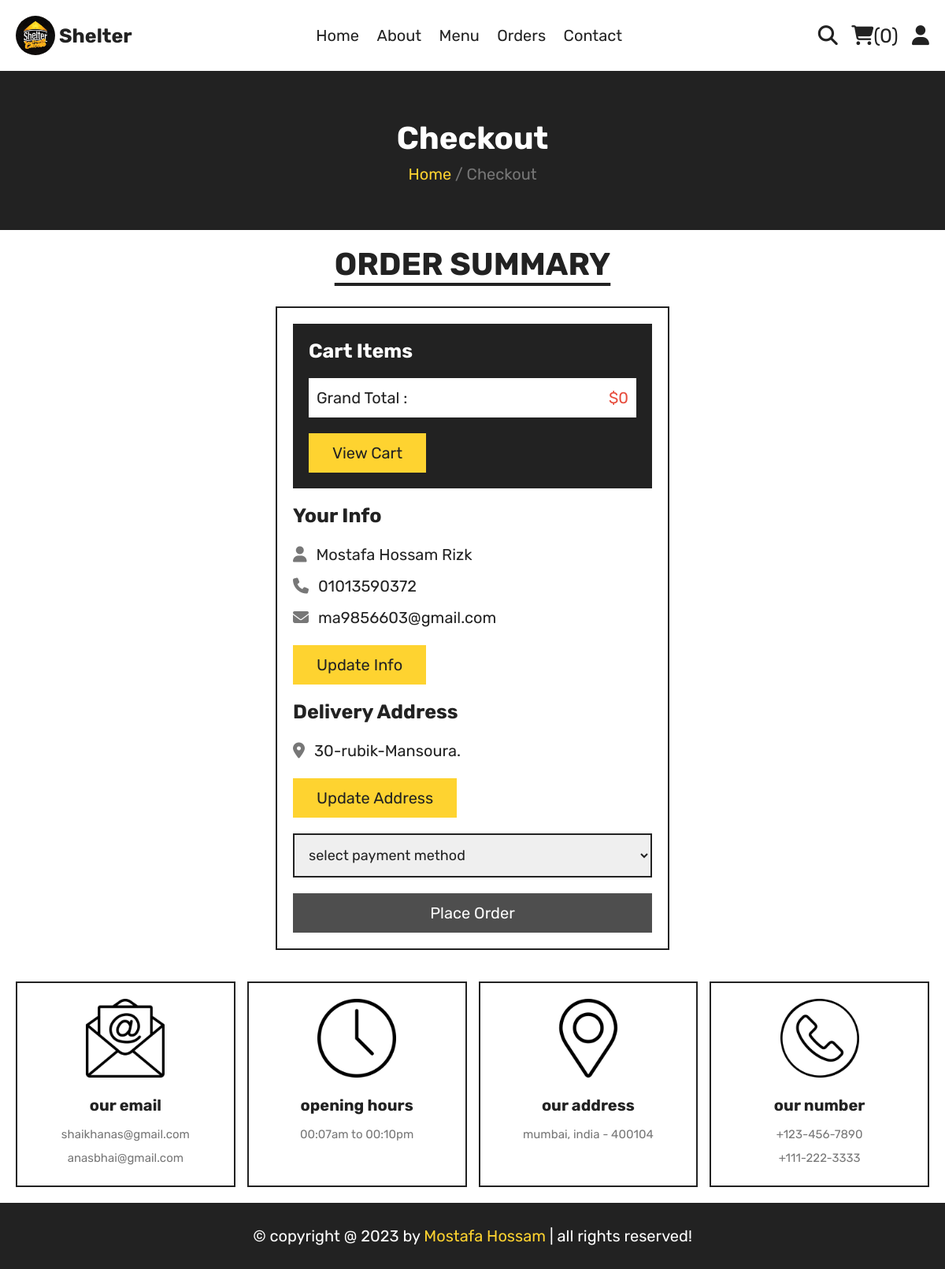
Screenshot of /checkout.php (signed in) with the database file from the repository.
### tables this page shows
CREATE TABLE `users` (
  `user_id` int(11) NOT NULL,
  `user_name` varchar(100) NOT NULL,
  `user_email` varchar(100) NOT NULL,
  `user_number` varchar(12) NOT NULL,
  `user_password` varchar(255) NOT NULL,
  `user_address` varchar(200) NOT NULL DEFAULT 'xx',
  `user_register` date DEFAULT current_timestamp()
);

### components/user_session.php (called while the page is built, shortened)
<?php
if (isset($_SESSION['user_name']) && isset($_SESSION['user_id'])) {
    $user_id = $_SESSION['user_id'];
} else {
    header("location: login.php");
    exit();
}

### components/function.php (called while the page is built, shortened)
<?php
function getAllDate($table, $col = '', $value = '')
{
    global $connection;
    $condition = '';
    if ($value != '' && $col != '') {
        $condition = "WHERE `$col`='$value'";
    }
    $data = $connection->query("SELECT * FROM `$table` $condition");
    $data = $data->fetchAll(PDO::FETCH_ASSOC);
    return $data;
}

### checkout.php (the view, shortened to what this page needs)
<?php
include_once("components/connection.php");
include_once("components/function.php");
include_once("components/user_session.php");
$all_product_cart = $_SESSION['cart'];
$total_price = 0;
$my_info = getAllDate('users', 'user_id', $user_id);
$name = $my_info[0]['user_name'];
$number = $my_info[0]['user_number'];
$email = $my_info[0]['user_email'];
$address = $my_info[0]['user_address'];
?>
<?php include_once("components/user_navbar.php"); ?>
<div class="heading">
    <h3>checkout</h3>
    <p><a href="index.php">Home </a> <span> / Checkout</span></p>
</div>
<section class="checkout">
    <h1 class="title">order summary</h1>
    <form action="" method="post">
        <div class="cart-items">
            <h3>cart items</h3>
            <p class="grand-total"><span class="name">grand total :</span> <span
                    class="price">$<?php echo $total_price ?></span></p>
            <a href="cart.php" class="btn">view cart</a>
        </div>
        <div class="user-info">
            <h3>your info</h3>
            <p><i class="fas fa-user"></i> <span><?php echo $name ?></span></p>
            <p><i class="fas fa-phone"></i> <span><?php echo $number ?></span></p>
            <p><i class="fas fa-envelope"></i> <span><?php echo $email ?></span></p>
            <a href="update_profile.php" class="btn">update info</a>
            <h3>delivery address</h3>
            <p class="address"><i class="fas fa-map-marker-alt"></i>
                <span><?php echo $address ?></span>
            </p>
            <a href="update_address.php" class="btn">update address</a>
            <select name="method" class="box" required>
                <option value="" disabled selected>select payment method</option>
            </select>
        </div>
        <input type="submit" value="place order" name="add_order"
            class="btn order-btn <?php echo count($all_product_cart) == 0  ? 'checkout_btn' : ''; ?>">
    </form>
</section>
<?php
include_once("components/user_footer.php");
?>

### css/style.css (style rules this page uses)
:root { --yellow: #fed330; --red: #e74c3c; --white: #fff; --black: #222; --light-color: #777; --border: 0.2rem solid var(--black); }
* { font-family: "Rubik", sans-serif; margin: 0; padding: 0; box-sizing: border-box; outline: none; border: none; text-decoration: none; transition: 0.2s linear; }
html { font-size: 62.5%; overflow-x: hidden; scroll-behavior: smooth; scroll-padding-top: 8rem; }
section { max-width: 1200px; margin: 0 auto; padding: 2rem; }
.delete-btn, .btn { display: inline-block; margin-top: 1rem; padding: 1.3rem 3rem; cursor: pointer; font-size: 2rem; text-transform: capitalize; }
.btn { background-color: var(--yellow); color: var(--black); }
.title { text-align: center; margin-bottom: 3rem; font-size: 4rem; color: var(--black); text-transform: uppercase; text-decoration: underline; text-underline-offset: 1rem; }
.heading { background-color: var(--black); text-align: center; display: flex; align-items: center; justify-content: center; gap: 1rem; flex-flow: column; min-height: 20rem; }
.heading h3 { font-size: 4rem; color: var(--white); text-transform: capitalize; }
.heading p a { font-size: 2rem; color: var(--yellow); }
.heading p span { font-size: 2rem; color: var(--light-color); }
.checkout_btn { pointer-events: none !important; opacity: 0.8 !important; }
.checkout form { max-width: 50rem; margin: 0 auto; border: var(--border); padding: 2rem; }
.checkout form .cart-items { background-color: var(--black); padding: 2rem; }
.checkout form .cart-items h3 { font-size: 2.5rem; color: var(--white); text-transform: capitalize; margin-bottom: 2rem; }
.checkout form .cart-items p { display: flex; gap: 1.5rem; align-items: center; justify-content: space-between; margin: 1rem 0; line-height: 1.5; font-size: 2rem; }
.checkout form .cart-items p .name { color: var(--white); text-transform: capitalize; }
.checkout form .cart-items p .price { color: var(--yellow); }
.checkout form .cart-items .grand-total { background-color: var(--white); padding: 1rem; }
.checkout form .cart-items .grand-total .name { color: var(--black); text-transform: capitalize; }
.checkout form .cart-items .grand-total .price { color: var(--red); }
.checkout form .user-info h3 { font-size: 2.5rem; margin: 2rem 0; color: var(--black); text-transform: capitalize; }
.checkout form .user-info p { line-height: 1.5; font-size: 2rem; margin: 1rem 0; }
.checkout form .user-info p span { color: var(--black); }
.checkout form .user-info p i { color: var(--light-color); margin-right: 0.7rem; }
.checkout form .user-info .box { width: 100%; border: var(--border); padding: 1.4rem; color: var(--black); font-size: 1.8rem; margin-top: 2rem; }
.checkout form .order-btn { margin-top: 2rem; width: 100%; background-color: var(--black); color: var(--white); }

### rows the page displays
users: user_name "Mostafa Hossam Rizk", user_number "01013590372", user_email "ma9856603@gmail.com", user_address "30-rubik-Mansoura."

### other values shown
$count_product_in_cart "0"
$total_price "0"
